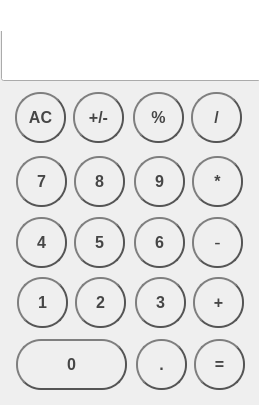
<?xml version="1.0" encoding="UTF-8"?>
<ui version="4.0">
 <class>Dialog</class>
 <widget class="QDialog" name="Dialog">
  <property name="geometry">
   <rect>
    <x>0</x>
    <y>0</y>
    <width>259</width>
    <height>405</height>
   </rect>
  </property>
  <property name="font">
   <font>
    <pointsize>12</pointsize>
    <weight>75</weight>
    <bold>true</bold>
   </font>
  </property>
  <property name="windowTitle">
   <string>Calculetor</string>
  </property>
  <property name="windowOpacity">
   <double>1.000000000000000</double>
  </property>
  <property name="autoFillBackground">
   <bool>true</bool>
  </property>
  <property name="styleSheet">
   <string notr="true">QPushButton {
    color: #464646;
    border: 2px solid #555;
    border-radius:25px;
    border-style: outset;
    background: qradialgradient(
        cx: 0.3, cy: -0.4, fx: 0.3, fy: -0.4,
        radius: 1.35, stop: 0 #a1a1a1, stop: 1 #a1a1a1
        );
    padding: 5px;
    }

QPushButton:hover {
    background: qradialgradient(
        cx: 0.3, cy: -0.4, fx: 0.3, fy: -0.4,
        radius: 1.35, stop: 0 #fff, stop: 1 #bbb
        );
    }

QPushButton:pressed {
    border-style: inset;
    background: qradialgradient(
        cx: 0.4, cy: -0.1, fx: 0.4, fy: -0.1,
        radius: 1.35, stop: 0 #fff, stop: 1 #ddd
        );
    }</string>
  </property>
  <widget class="QLineEdit" name="tb1">
   <property name="geometry">
    <rect>
     <x>1</x>
     <y>1</y>
     <width>260</width>
     <height>80</height>
    </rect>
   </property>
   <property name="sizePolicy">
    <sizepolicy hsizetype="Expanding" vsizetype="Fixed">
     <horstretch>2</horstretch>
     <verstretch>0</verstretch>
    </sizepolicy>
   </property>
   <property name="font">
    <font>
     <pointsize>9</pointsize>
     <weight>75</weight>
     <bold>true</bold>
    </font>
   </property>
   <property name="toolTipDuration">
    <number>1</number>
   </property>
   <property name="inputMethodHints">
    <set>Qt::ImhNone</set>
   </property>
   <property name="maxLength">
    <number>32769</number>
   </property>
   <property name="echoMode">
    <enum>QLineEdit::Normal</enum>
   </property>
   <property name="cursorPosition">
    <number>0</number>
   </property>
   <property name="alignment">
    <set>Qt::AlignLeading|Qt::AlignLeft|Qt::AlignVCenter</set>
   </property>
   <property name="clearButtonEnabled">
    <bool>true</bool>
   </property>
  </widget>
  <widget class="QPushButton" name="btn_ac">
   <property name="geometry">
    <rect>
     <x>15</x>
     <y>92</y>
     <width>51</width>
     <height>51</height>
    </rect>
   </property>
   <property name="styleSheet">
    <string notr="true">QPushButton {
    color: #464646;
    border: 2px solid #555;
    border-radius:25px;
    border-style: outset;
    background: qradialgradient(
        cx: 0.3, cy: -0.4, fx: 0.3, fy: -0.4,
        radius: 1.35, stop: 0 #d5d5d5, stop: 1 #d5d5d5
        );
    padding: 5px;
    }

QPushButton:hover {
    background: qradialgradient(
        cx: 0.3, cy: -0.4, fx: 0.3, fy: -0.4,
        radius: 1.35, stop: 0 #fff, stop: 1 #bbb
        );
    }

QPushButton:pressed {
    border-style: inset;
    background: qradialgradient(
        cx: 0.4, cy: -0.1, fx: 0.4, fy: -0.1,
        radius: 1.35, stop: 0 #fff, stop: 1 #ddd
        );
    }</string>
   </property>
   <property name="text">
    <string>AC</string>
   </property>
  </widget>
  <widget class="QPushButton" name="btn_ch">
   <property name="geometry">
    <rect>
     <x>73</x>
     <y>92</y>
     <width>51</width>
     <height>51</height>
    </rect>
   </property>
   <property name="styleSheet">
    <string notr="true">QPushButton {
    color: #464646;
    border: 2px solid #555;
    border-radius:25px;
    border-style: outset;
    background: qradialgradient(
        cx: 0.3, cy: -0.4, fx: 0.3, fy: -0.4,
        radius: 1.35, stop: 0 #d5d5d5, stop: 1 #d5d5d5
        );
    padding: 5px;
    }

QPushButton:hover {
    background: qradialgradient(
        cx: 0.3, cy: -0.4, fx: 0.3, fy: -0.4,
        radius: 1.35, stop: 0 #fff, stop: 1 #bbb
        );
    }

QPushButton:pressed {
    border-style: inset;
    background: qradialgradient(
        cx: 0.4, cy: -0.1, fx: 0.4, fy: -0.1,
        radius: 1.35, stop: 0 #fff, stop: 1 #ddd
        );
    }</string>
   </property>
   <property name="text">
    <string>+/-</string>
   </property>
  </widget>
  <widget class="QPushButton" name="btn_per">
   <property name="geometry">
    <rect>
     <x>133</x>
     <y>92</y>
     <width>51</width>
     <height>51</height>
    </rect>
   </property>
   <property name="styleSheet">
    <string notr="true">QPushButton {
    color: #464646;
    border: 2px solid #555;
    border-radius:25px;
    border-style: outset;
    background: qradialgradient(
        cx: 0.3, cy: -0.4, fx: 0.3, fy: -0.4,
        radius: 1.35, stop: 0 #d5d5d5, stop: 1 #d5d5d5
        );
    padding: 5px;
    }

QPushButton:hover {
    background: qradialgradient(
        cx: 0.3, cy: -0.4, fx: 0.3, fy: -0.4,
        radius: 1.35, stop: 0 #fff, stop: 1 #bbb
        );
    }

QPushButton:pressed {
    border-style: inset;
    background: qradialgradient(
        cx: 0.4, cy: -0.1, fx: 0.4, fy: -0.1,
        radius: 1.35, stop: 0 #fff, stop: 1 #ddd
        );
    }</string>
   </property>
   <property name="text">
    <string>%</string>
   </property>
  </widget>
  <widget class="QPushButton" name="btn_div">
   <property name="geometry">
    <rect>
     <x>191</x>
     <y>92</y>
     <width>51</width>
     <height>51</height>
    </rect>
   </property>
   <property name="styleSheet">
    <string notr="true">QPushButton {
	color: rgb(255, 200, 88);
    color: #464646;
    border: 2px solid #555;
    border-radius:25px;
    border-style: outset;
    background: qradialgradient(
        cx: 0.3, cy: -0.4, fx: 0.3, fy: -0.4,
        radius: 1.35, stop: 0 #ffaa00, stop: 1 #ffc858
        );
    padding: 5px;
    }

QPushButton:hover {
    background: qradialgradient(
        cx: 0.3, cy: -0.4, fx: 0.3, fy: -0.4,
        radius: 1.35, stop: 0 #e1e1e1, stop: 1 #e1e1e1
        );
    }

QPushButton:pressed {
    border-style: inset;
    background: qradialgradient(
        cx: 0.4, cy: -0.1, fx: 0.4, fy: -0.1,
        radius: 1.35, stop: 0 #e1e1e1, stop: 1 #e1e1e1
        );
    }</string>
   </property>
   <property name="text">
    <string>/</string>
   </property>
  </widget>
  <widget class="QPushButton" name="btn_9">
   <property name="geometry">
    <rect>
     <x>134</x>
     <y>156</y>
     <width>51</width>
     <height>51</height>
    </rect>
   </property>
   <property name="text">
    <string>9</string>
   </property>
  </widget>
  <widget class="QPushButton" name="btn_mul">
   <property name="geometry">
    <rect>
     <x>192</x>
     <y>156</y>
     <width>51</width>
     <height>51</height>
    </rect>
   </property>
   <property name="styleSheet">
    <string notr="true">QPushButton {
	color: rgb(255, 200, 88);
    color: #464646;
    border: 2px solid #555;
    border-radius:25px;
    border-style: outset;
    background: qradialgradient(
        cx: 0.3, cy: -0.4, fx: 0.3, fy: -0.4,
        radius: 1.35, stop: 0 #ffaa00, stop: 1 #ffc858
        );
    padding: 5px;
    }

QPushButton:hover {
    background: qradialgradient(
        cx: 0.3, cy: -0.4, fx: 0.3, fy: -0.4,
        radius: 1.35, stop: 0 #e1e1e1, stop: 1 #e1e1e1
        );
    }

QPushButton:pressed {
    border-style: inset;
    background: qradialgradient(
        cx: 0.4, cy: -0.1, fx: 0.4, fy: -0.1,
        radius: 1.35, stop: 0 #e1e1e1, stop: 1 #e1e1e1
        );
    }</string>
   </property>
   <property name="text">
    <string>*</string>
   </property>
  </widget>
  <widget class="QPushButton" name="btn_8">
   <property name="geometry">
    <rect>
     <x>74</x>
     <y>156</y>
     <width>51</width>
     <height>51</height>
    </rect>
   </property>
   <property name="text">
    <string>8</string>
   </property>
  </widget>
  <widget class="QPushButton" name="btn_7">
   <property name="geometry">
    <rect>
     <x>16</x>
     <y>156</y>
     <width>51</width>
     <height>51</height>
    </rect>
   </property>
   <property name="styleSheet">
    <string notr="true">color: rgb(71, 71, 71);</string>
   </property>
   <property name="text">
    <string>7</string>
   </property>
   <property name="autoRepeat">
    <bool>false</bool>
   </property>
  </widget>
  <widget class="QPushButton" name="btn_6">
   <property name="geometry">
    <rect>
     <x>134</x>
     <y>217</y>
     <width>51</width>
     <height>51</height>
    </rect>
   </property>
   <property name="text">
    <string>6</string>
   </property>
  </widget>
  <widget class="QPushButton" name="btn_sub">
   <property name="geometry">
    <rect>
     <x>192</x>
     <y>217</y>
     <width>51</width>
     <height>51</height>
    </rect>
   </property>
   <property name="font">
    <font>
     <pointsize>14</pointsize>
     <weight>50</weight>
     <bold>false</bold>
    </font>
   </property>
   <property name="styleSheet">
    <string notr="true">QPushButton {
	color: rgb(255, 200, 88);
    color: #464646;
    border: 2px solid #555;
    border-radius:25px;
    border-style: outset;
    background: qradialgradient(
        cx: 0.3, cy: -0.4, fx: 0.3, fy: -0.4,
        radius: 1.35, stop: 0 #ffaa00, stop: 1 #ffc858
        );
    padding: 5px;
    }

QPushButton:hover {
    background: qradialgradient(
        cx: 0.3, cy: -0.4, fx: 0.3, fy: -0.4,
        radius: 1.35, stop: 0 #e1e1e1, stop: 1 #e1e1e1
        );
    }

QPushButton:pressed {
    border-style: inset;
    background: qradialgradient(
        cx: 0.4, cy: -0.1, fx: 0.4, fy: -0.1,
        radius: 1.35, stop: 0 #e1e1e1, stop: 1 #e1e1e1
        );
    }</string>
   </property>
   <property name="text">
    <string>-</string>
   </property>
  </widget>
  <widget class="QPushButton" name="btn_4">
   <property name="geometry">
    <rect>
     <x>16</x>
     <y>217</y>
     <width>51</width>
     <height>51</height>
    </rect>
   </property>
   <property name="text">
    <string>4</string>
   </property>
  </widget>
  <widget class="QPushButton" name="btn_5">
   <property name="geometry">
    <rect>
     <x>74</x>
     <y>217</y>
     <width>51</width>
     <height>51</height>
    </rect>
   </property>
   <property name="text">
    <string>5</string>
   </property>
  </widget>
  <widget class="QPushButton" name="btn_sum">
   <property name="geometry">
    <rect>
     <x>193</x>
     <y>277</y>
     <width>51</width>
     <height>51</height>
    </rect>
   </property>
   <property name="styleSheet">
    <string notr="true">QPushButton {
	color: rgb(255, 200, 88);
    color: #464646;
    border: 2px solid #555;
    border-radius:25px;
    border-style: outset;
    background: qradialgradient(
        cx: 0.3, cy: -0.4, fx: 0.3, fy: -0.4,
        radius: 1.35, stop: 0 #ffaa00, stop: 1 #ffc858
        );
    padding: 5px;
    }

QPushButton:hover {
    background: qradialgradient(
        cx: 0.3, cy: -0.4, fx: 0.3, fy: -0.4,
        radius: 1.35, stop: 0 #e1e1e1, stop: 1 #e1e1e1
        );
    }

QPushButton:pressed {
    border-style: inset;
    background: qradialgradient(
        cx: 0.4, cy: -0.1, fx: 0.4, fy: -0.1,
        radius: 1.35, stop: 0 #e1e1e1, stop: 1 #e1e1e1
        );
    }</string>
   </property>
   <property name="text">
    <string>+</string>
   </property>
  </widget>
  <widget class="QPushButton" name="btn_1">
   <property name="geometry">
    <rect>
     <x>17</x>
     <y>277</y>
     <width>51</width>
     <height>51</height>
    </rect>
   </property>
   <property name="text">
    <string>1</string>
   </property>
  </widget>
  <widget class="QPushButton" name="btn_3">
   <property name="geometry">
    <rect>
     <x>135</x>
     <y>277</y>
     <width>51</width>
     <height>51</height>
    </rect>
   </property>
   <property name="text">
    <string>3</string>
   </property>
  </widget>
  <widget class="QPushButton" name="btn_2">
   <property name="geometry">
    <rect>
     <x>75</x>
     <y>277</y>
     <width>51</width>
     <height>51</height>
    </rect>
   </property>
   <property name="text">
    <string>2</string>
   </property>
  </widget>
  <widget class="QPushButton" name="btn_equal">
   <property name="geometry">
    <rect>
     <x>194</x>
     <y>339</y>
     <width>51</width>
     <height>51</height>
    </rect>
   </property>
   <property name="styleSheet">
    <string notr="true">QPushButton {
	color: rgb(255, 200, 88);
    color: #464646;
    border: 2px solid #555;
    border-radius:25px;
    border-style: outset;
    background: qradialgradient(
        cx: 0.3, cy: -0.4, fx: 0.3, fy: -0.4,
        radius: 1.35, stop: 0 #ffaa00, stop: 1 #ffc858
        );
    padding: 5px;
    }

QPushButton:hover {
    background: qradialgradient(
        cx: 0.3, cy: -0.4, fx: 0.3, fy: -0.4,
        radius: 1.35, stop: 0 #fff, stop: 1 #bbb
        );
    }

QPushButton:pressed {
    border-style: inset;
    background: qradialgradient(
        cx: 0.4, cy: -0.1, fx: 0.4, fy: -0.1,
        radius: 1.35, stop: 0 #fff, stop: 1 #ddd
        );
    }</string>
   </property>
   <property name="text">
    <string>=</string>
   </property>
  </widget>
  <widget class="QPushButton" name="btn_0">
   <property name="geometry">
    <rect>
     <x>16</x>
     <y>339</y>
     <width>111</width>
     <height>51</height>
    </rect>
   </property>
   <property name="text">
    <string>0</string>
   </property>
  </widget>
  <widget class="QPushButton" name="btn_f">
   <property name="geometry">
    <rect>
     <x>136</x>
     <y>339</y>
     <width>51</width>
     <height>51</height>
    </rect>
   </property>
   <property name="text">
    <string>.</string>
   </property>
  </widget>
  <widget class="QLineEdit" name="tb2">
   <property name="geometry">
    <rect>
     <x>0</x>
     <y>0</y>
     <width>260</width>
     <height>31</height>
    </rect>
   </property>
   <property name="sizePolicy">
    <sizepolicy hsizetype="Expanding" vsizetype="Fixed">
     <horstretch>2</horstretch>
     <verstretch>0</verstretch>
    </sizepolicy>
   </property>
   <property name="font">
    <font>
     <pointsize>9</pointsize>
     <weight>75</weight>
     <bold>true</bold>
    </font>
   </property>
   <property name="toolTipDuration">
    <number>1</number>
   </property>
   <property name="inputMethodHints">
    <set>Qt::ImhNone</set>
   </property>
   <property name="maxLength">
    <number>32769</number>
   </property>
   <property name="frame">
    <bool>false</bool>
   </property>
   <property name="echoMode">
    <enum>QLineEdit::Normal</enum>
   </property>
   <property name="cursorPosition">
    <number>0</number>
   </property>
   <property name="alignment">
    <set>Qt::AlignLeading|Qt::AlignLeft|Qt::AlignVCenter</set>
   </property>
   <property name="clearButtonEnabled">
    <bool>true</bool>
   </property>
  </widget>
 </widget>
 <resources/>
 <connections/>
</ui>
